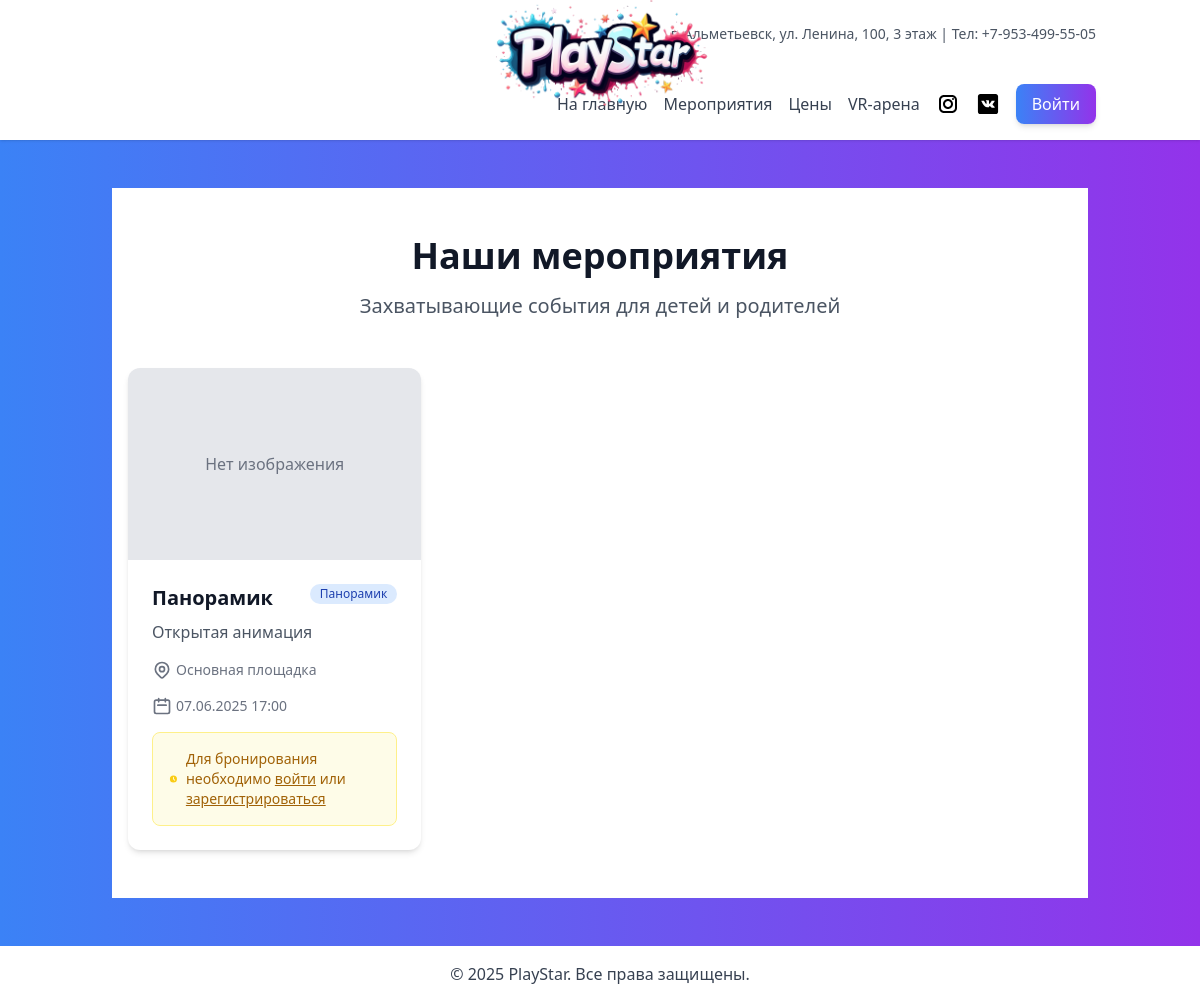
Screenshot of /events/ with the database file from the repository.
### staff/models.py (models this page shows, shortened)
class Event(models.Model):
    LOCATION_CHOICES = [
        ('main', 'Основная площадка'),
        ('secondary', 'Дополнительная площадка')
    ]
    name = models.CharField(max_length=255, verbose_name="Название")
    description = models.TextField(verbose_name="Описание")
    date = models.DateTimeField(verbose_name="Дата и время")
    location = models.CharField(
        max_length=100,
        choices=LOCATION_CHOICES,
        default='main',
        verbose_name="Место проведения"
    )
    event_type = models.CharField(
        max_length=50,
        choices=EVENT_TYPES,
        verbose_name="Тип мероприятия"
    )
    moderation_status = models.CharField(
        max_length=20,
        choices=MODERATION_STATUS,
        default='pending',
        verbose_name="Статус модерации"
    )
    booking = models.OneToOneField(
        'bookings.Booking',
        on_delete=models.CASCADE,
        null=True,
        blank=True,
        verbose_name="Бронирование"
    )
    image = models.ImageField(
        upload_to='events/',
        null=True,
        blank=True,
        verbose_name="Изображение"
    )
    max_participants = models.PositiveIntegerField(
        default=10,
        verbose_name='Максимальное количество участников'
    )
    def get_event_type_display(self):
        return dict(EVENT_TYPES).get(self.event_type, self.event_type)
    def get_location_display(self):
        return dict(self.LOCATION_CHOICES).get(self.location, self.location)
    class Meta:
        verbose_name = "Мероприятие"
        verbose_name_plural = "Мероприятия"
        ordering = ['date']

### main/views.py (the view)
# urls.py: path('events/', views.events_list, name='events_list'),
def events_list(request):
    events = Event.objects.filter(moderation_status='approved').order_by('date')
    return render(request, 'main/events.html', {'events': events})

### main/templates/main/events.html (shortened to what this page needs)
{% extends 'base.html' %}
{% load static %}
{% block content %}
<div class="bg-white py-12">
    <div class="container mx-auto px-4">
        <div class="text-center mb-12">
            <h1 class="text-4xl font-bold text-gray-900 mb-4">Наши мероприятия</h1>
            <p class="text-xl text-gray-600 max-w-2xl mx-auto">Захватывающие события для детей и родителей</p>
        </div>
        <div class="grid grid-cols-1 md:grid-cols-2 lg:grid-cols-3 gap-8">
            {% for event in events %}
            <div class="bg-white rounded-xl shadow-md overflow-hidden hover:shadow-lg transition-shadow duration-300">
                <div class="h-48 overflow-hidden">
                    {% if event.image %}
                    <img src="{{ event.image.url }}" alt="{{ event.name }}" class="w-full h-full object-cover">
                    {% else %}
                    <div class="w-full h-full bg-gray-200 flex items-center justify-center">
                        <span class="text-gray-500">Нет изображения</span>
                    </div>
                    {% endif %}
                </div>
                <div class="p-6">
                    <div class="flex justify-between items-start mb-2">
                        <h3 class="text-xl font-bold text-gray-900">{{ event.name }}</h3>
                        <span class="bg-blue-100 text-blue-800 text-xs font-medium px-2.5 py-0.5 rounded-full">
                            {{ event.get_event_type_display }}
                        </span>
                    </div>
                    <p class="text-gray-600 mb-4">{{ event.description|truncatechars:100 }}</p>
                    <div class="flex items-center text-gray-500 text-sm mb-4">
                        {{ event.get_location_display }}
                    </div>
                    <div class="flex items-center text-gray-500 text-sm mb-4">
                        <svg xmlns="http://www.w3.org/2000/svg" class="h-5 w-5 mr-1" fill="none" viewBox="0 0 24 24" stroke="currentColor">
                            <path stroke-linecap="round" stroke-linejoin="round" stroke-width="2" d="M8 7V3m8 4V3m-9 8h10M5 21h14a2 2 0 002-2V7a2 2 0 00-2-2H5a2 2 0 00-2 2v12a2 2 0 002 2z" />
                        </svg>
                        {{ event.date|date:"d.m.Y H:i" }}
                    </div>
                    {% if user.is_authenticated %}
                    <button onclick="openBookingModal('{{ event.id }}', '{{ event.name }}', '{{ event.date|date:"Y-m-d H:i" }}')"
                            class="inline-flex items-center px-4 py-2 bg-blue-600 text-white rounded-lg hover:bg-blue-700 transition">
                        Забронировать
                        <svg xmlns="http://www.w3.org/2000/svg" class="h-4 w-4 ml-1" fill="none" viewBox="0 0 24 24" stroke="currentColor">
                            <path stroke-linecap="round" stroke-linejoin="round" stroke-width="2" d="M9 5l7 7-7 7" />
                        </svg>
                    </button>
                    {% else %}
                    <div class="bg-yellow-50 p-4 rounded-lg border border-yellow-200 mt-4">
                        <div class="flex items-center">
                            <svg class="h-5 w-5 text-yellow-400 mr-2" xmlns="http://www.w3.org/2000/svg" viewBox="0 0 20 20" fill="currentColor">
                                <path fill-rule="evenodd" d="M10 18a8 8 0 100-16 8 8 0 000 16zm1-12a1 1 0 10-2 0v4a1 1 0 00.293.707l2.828 2.829a1 1 0 101.415-1.415L11 9.586V6z" clip-rule="evenodd" />
                            </svg>
                            <div>
                                <p class="text-sm text-yellow-700">
                                    Для бронирования необходимо
                                    <a href="{% url 'login' %}?next={{ request.path }}" class="font-medium text-yellow-700 hover:text-yellow-600 underline">войти</a>
                                    или
                                    <a href="{% url 'register' %}?next={{ request.path }}" class="font-medium text-yellow-700 hover:text-yellow-600 underline">зарегистрироваться</a>
                                </p>
                            </div>
                        </div>
                    </div>
                    {% endif %}
                </div>
            </div>
            {% empty %}
            <div class="col-span-3 text-center py-12">
                <p class="text-gray-500 text-lg">Скоро будут новые мероприятия!</p>
            </div>
            {% endfor %}
        </div>
    </div>
</div>
{% endblock %}

### rows the page displays
Event: image "Нет изображения", name "Панорамик", event_type "Панорамик", description "Открытая анимация", location "Основная площадка", date "07.06.2025 17:00"
